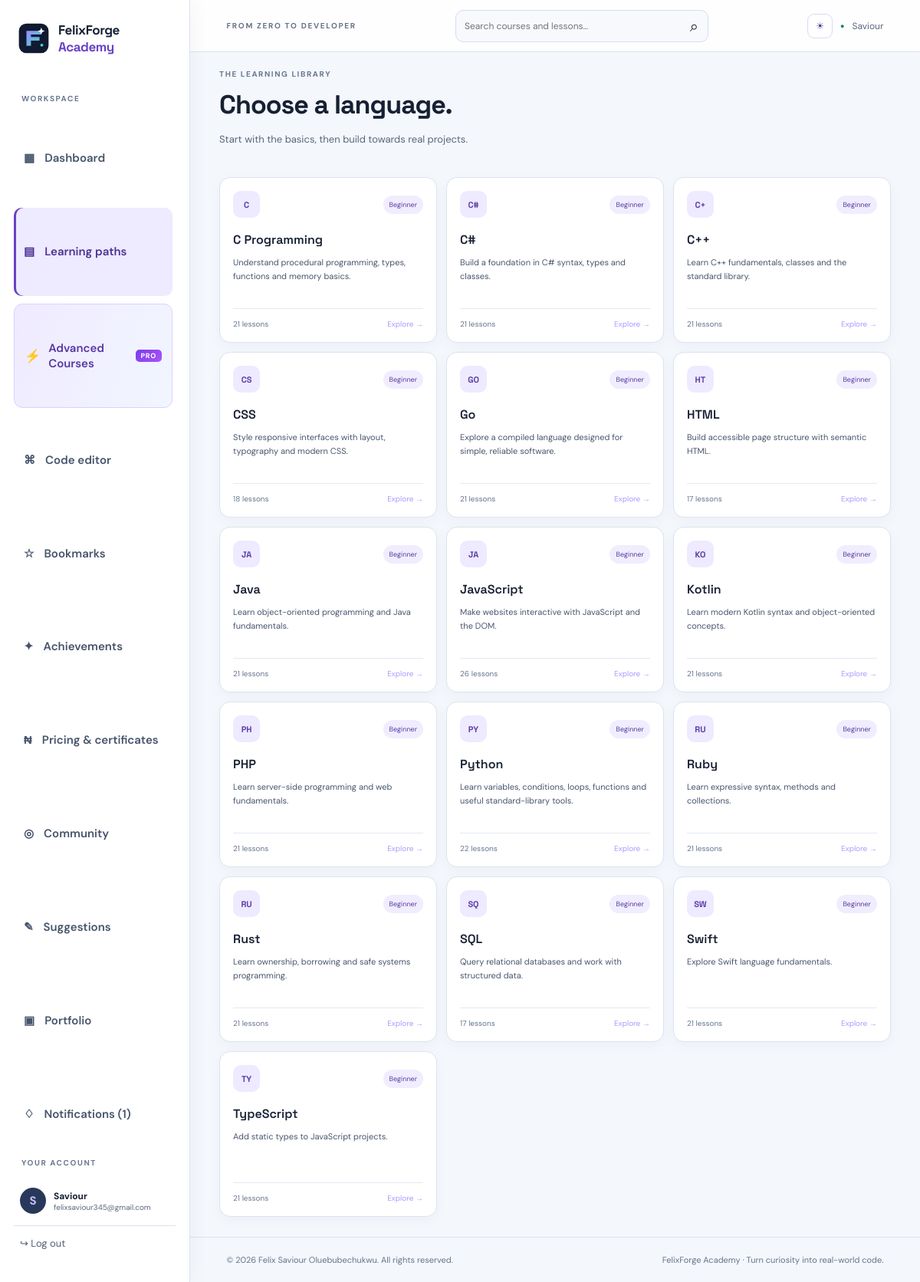
Screenshot of /courses (signed in) with the database file from the repository.
### app.py (models this page shows, shortened)
class User(UserMixin, db.Model):
    id = db.Column(db.Integer, primary_key=True)
    username = db.Column(db.String(32), unique=True, nullable=False)
    email = db.Column(db.String(254), unique=True, nullable=False)
    password_hash = db.Column(db.String(255), nullable=False)
    created_at = db.Column(db.DateTime, default=datetime.utcnow)
    projects = db.relationship('Project', backref='owner', cascade='all, delete-orphan')
    progress = db.relationship('Progress', backref='learner', cascade='all, delete-orphan')
    quiz_results = db.relationship('QuizResult', back_populates='learner', cascade='all, delete-orphan')

class Course(db.Model):
    id = db.Column(db.Integer, primary_key=True)
    slug = db.Column(db.String(40), unique=True, nullable=False)
    title = db.Column(db.String(80), nullable=False)
    level = db.Column(db.String(30), default='Beginner')
    description = db.Column(db.Text, default='')
    language = db.Column(db.String(30), nullable=False)
    access_level = db.Column(db.String(20), nullable=False, default='free')
    lessons = db.relationship('Lesson', backref='course', cascade='all, delete-orphan', order_by='Lesson.position')

### app.py (the view)
@app.route('/courses')
@login_required
def courses():
    visible_courses = Course.query.filter_by(access_level='free').order_by(Course.title).all()
    if can_access_advanced_courses():
        visible_courses += Course.query.filter_by(access_level='premium').order_by(Course.title).all()
    return render_template('courses.html', courses=visible_courses)

### app.py (called while the page is built)
@login_manager.user_loader
def load_user(user_id): return db.session.get(User, int(user_id))

def is_admin_user():
    admin_email = app.config.get('ADMIN_EMAIL', '')
    return bool(
        current_user.is_authenticated
        and app.config.get('ADMIN_ENABLED')
        and admin_email
        and current_user.email.lower() == admin_email
    )

def has_active_premium_membership(user_id):
    now = datetime.utcnow()
    return MembershipPayment.query.filter(
        MembershipPayment.user_id == user_id,
        MembershipPayment.plan.in_(['monthly', 'annual']),
        MembershipPayment.status == 'paid',
        MembershipPayment.starts_at.isnot(None),
        MembershipPayment.starts_at <= now,
        MembershipPayment.ends_at.isnot(None),
        MembershipPayment.ends_at > now,
    ).first() is not None

def can_access_advanced_courses():
    return bool(current_user.is_authenticated and (
        is_admin_user() or has_active_premium_membership(current_user.id)
    ))

@app.before_request
def record_daily_activity():
    if current_user.is_authenticated and request.endpoint not in {'static', 'logout'}:
        today = datetime.utcnow().date()
        activity = UserActivity.query.filter_by(user_id=current_user.id, activity_date=today).first()
        if activity is None:
            db.session.add(UserActivity(user_id=current_user.id, activity_date=today, last_seen_at=datetime.utcnow()))
        try:
            db.session.commit()
        except Exception:
            db.session.rollback()
            app.logger.exception('Could not record learner activity')

### templates/courses.html
{% extends 'base.html' %}{% block title %}Learning paths — FelixForge Academy{% endblock %}{% block content %}<div class="page-heading"><div><div class="eyebrow">THE LEARNING LIBRARY</div><h1>Choose a language.</h1><p>Start with the basics, then build towards real projects.</p></div></div><div class="course-grid all-courses">{% for c in courses %}<a class="course-card" href="{{ url_for('course_detail',slug=c.slug) }}"><div class="course-top"><span class="language-icon">{{ c.language[:2]|upper }}</span><span class="level-tag">{{ c.level }}</span></div><h3>{{ c.title }}</h3><p>{{ c.description }}</p><div class="course-bottom"><span>{{ c.lessons|length }} lessons</span><span>Explore →</span></div></a>{% endfor %}</div>{% endblock %}

### templates/base.html (shortened to what this page needs)
<!doctype html>
<html lang="en">
<head>
<link rel="stylesheet" href="{{ url_for('static',filename='style.css') }}">
</head>
<body>
<div class="shell">
<aside class="sidebar">
<a class="brand" href="{{ url_for('home') }}" aria-label="FelixForge Academy home"><img class="brand-logo" src="{{ url_for('static', filename='felixforge-logo.svg') }}" alt=""><span>FelixForge <span class="brand-muted">Academy</span></span></a>
<div class="side-label">WORKSPACE</div>
<nav>
<a href="{{ url_for('dashboard') }}" class="nav-link {% if request.endpoint=='dashboard' %}active{% endif %}">▦ <span>Dashboard</span></a>
<a href="{{ url_for('courses') }}" class="nav-link {% if request.endpoint=='courses' or (request.endpoint in ['course_detail','lesson_detail','course_practice'] and not advanced_nav_active) %}active{% endif %}">▤ <span>Learning paths</span></a>
<a href="{{ url_for('advanced_courses') }}" class="nav-link advanced-nav-link {% if advanced_nav_active %}active{% endif %}"><strong class="advanced-icon">⚡</strong><span>Advanced Courses</span><span class="advanced-badge">PRO</span></a>
<a href="{{ url_for('editor') }}" class="nav-link {% if request.endpoint=='editor' %}active{% endif %}">⌘ <span>Code editor</span></a>
<a href="{{ url_for('bookmarks') }}" class="nav-link">☆ <span>Bookmarks</span></a>
<a href="{{ url_for('achievements') }}" class="nav-link">✦ <span>Achievements</span></a>
<a href="{{ url_for('monetization_plan') }}" class="nav-link {% if request.endpoint=='monetization_plan' %}active{% endif %}">₦ <span>Pricing & certificates</span></a>
<a href="{{ url_for('community') }}" class="nav-link">◎ <span>Community</span></a>
<a href="{{ url_for('suggestions') }}" class="nav-link {% if request.endpoint=='suggestions' %}active{% endif %}">✎ <span>Suggestions</span></a>
<a href="{{ url_for('portfolio') }}" class="nav-link">▣ <span>Portfolio</span></a>
<a href="{{ url_for('notifications') }}" class="nav-link">♢ <span>Notifications{% if unread_notifications %} ({{ unread_notifications }}){% endif %}</span></a>
</nav>
<div class="side-bottom"><div class="side-label">YOUR ACCOUNT</div>
<div class="user-mini"><div class="avatar">{{ (current_user.username[0] if current_user.is_authenticated else 'F')|upper }}</div><div><b>{{ current_user.username if current_user.is_authenticated else 'Guest learner' }}</b><small>{{ current_user.email if current_user.is_authenticated else 'Start learning today' }}</small></div></div>
{% if current_user.is_authenticated %}<form method="post" action="{{ url_for('logout') }}"><input type="hidden" name="csrf_token" value="{{ csrf_token() }}"><button class="logout-link">↪ Log out</button></form>{% else %}<a class="logout-link" href="{{ url_for('login') }}">↪ Log in</a>{% endif %}
</div>
</aside>
<main class="main">
<header class="topbar"><div class="crumb">FROM ZERO TO DEVELOPER</div>
<form class="global-search" action="{{ url_for('search') }}" method="get"><input name="q" type="search" placeholder="Search courses and lessons…" aria-label="Search courses and lessons"><button aria-label="Search">⌕</button></form>
<div class="top-actions"><button type="button" class="theme-toggle" id="themeToggle" aria-label="Toggle colour theme" aria-pressed="false">◐</button>
{% if current_user.is_authenticated %}<span class="online-dot">●</span><span class="top-user"><a href="{{ url_for('profile') }}">{{ current_user.username }}</a></span>{% else %}<a class="button button-small" href="{{ url_for('login') }}">Log in</a>{% endif %}</div>
</header>
<section class="page">{% block content %}{% endblock %}</section>
<footer>© {{ year }} Felix Saviour Oluebubechukwu. All rights reserved. <span>FelixForge Academy · Turn curiosity into real-world code.</span></footer>
</main></div>
</body></html>

### rows the page displays
User: username "S", username "Saviour", email "felixsaviour345@gmail.com"
Course: language "C", level "Beginner", title "C Programming", description "Understand procedural programming, types, functions and memory basics.", lessons|length "21"
Course: language "C#", level "Beginner", title "C#", description "Build a foundation in C# syntax, types and classes.", lessons|length "21"
Course: language "C+", level "Beginner", title "C++", description "Learn C++ fundamentals, classes and the standard library.", lessons|length "21"
Course: language "CS", level "Beginner", title "CSS", description "Style responsive interfaces with layout, typography and modern CSS.", lessons|length "18"
Course: language "GO", level "Beginner", title "Go", description "Explore a compiled language designed for simple, reliable software.", lessons|length "21"
Course: language "HT", level "Beginner", title "HTML", description "Build accessible page structure with semantic HTML.", lessons|length "17"
Course: language "JA", level "Beginner", title "Java", description "Learn object-oriented programming and Java fundamentals.", lessons|length "21"
Course: language "JA", level "Beginner", title "JavaScript", description "Make websites interactive with JavaScript and the DOM.", lessons|length "26"
Course: language "KO", level "Beginner", title "Kotlin", description "Learn modern Kotlin syntax and object-oriented concepts.", lessons|length "21"
Course: language "PH", level "Beginner", title "PHP", description "Learn server-side programming and web fundamentals.", lessons|length "21"
Course: language "PY", level "Beginner", title "Python", description "Learn variables, conditions, loops, functions and useful standard-library tools.", lessons|length "22"
Course: language "RU", level "Beginner", title "Ruby", description "Learn expressive syntax, methods and collections.", lessons|length "21"
Course: language "RU", level "Beginner", title "Rust", description "Learn ownership, borrowing and safe systems programming.", lessons|length "21"
Course: language "SQ", level "Beginner", title "SQL", description "Query relational databases and work with structured data.", lessons|length "17"
Course: language "SW", level "Beginner", title "Swift", description "Explore Swift language fundamentals.", lessons|length "21"
Course: language "TY", level "Beginner", title "TypeScript", description "Add static types to JavaScript projects.", lessons|length "21"

### other values shown
{{ unread_notifications }} "1"
